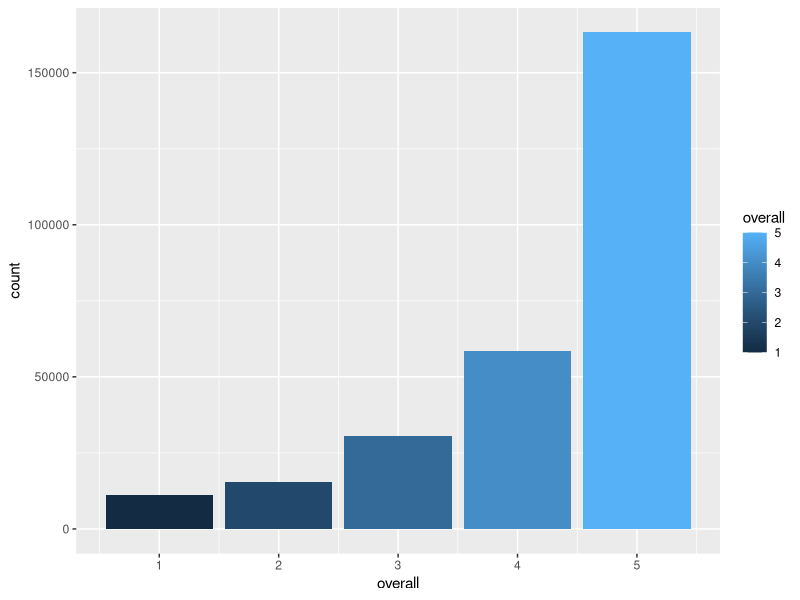
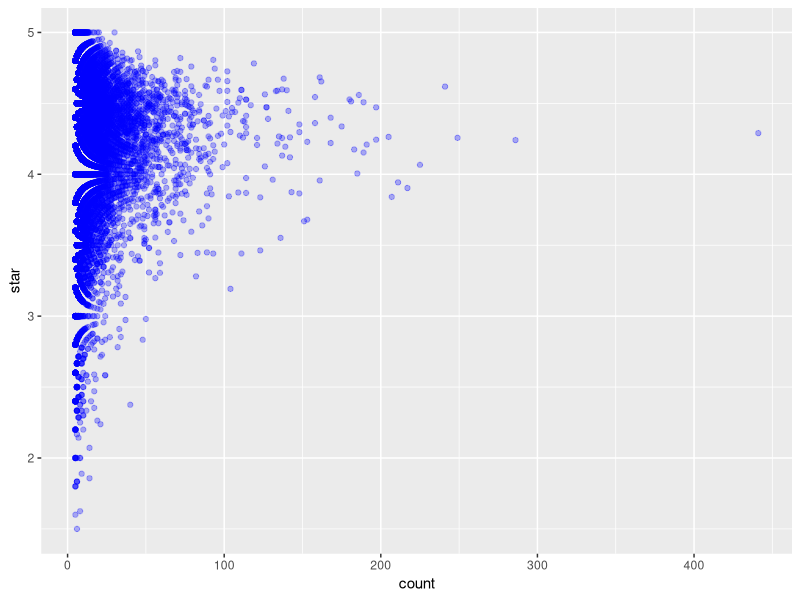
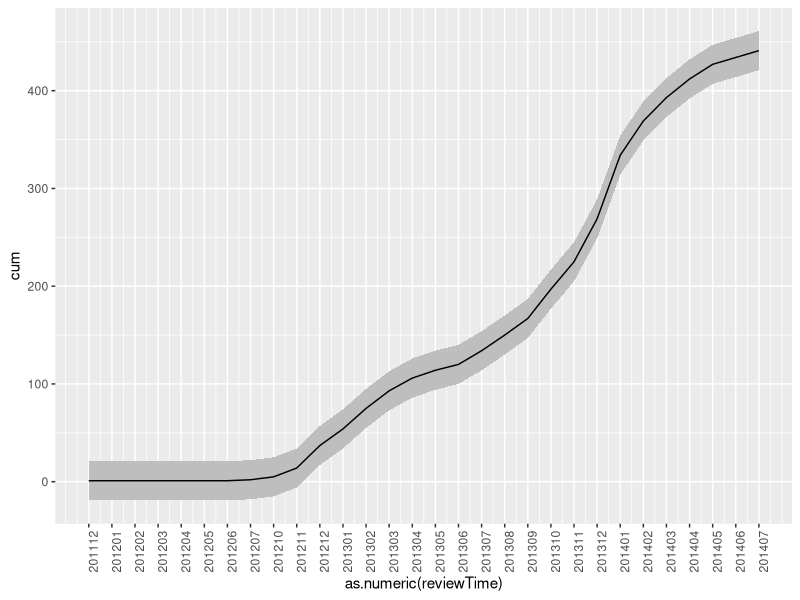

Here is the R script that generated these plots, in order:
## ---- chunk 1
      sc <- read.csv("overall_numberofreviews.csv", stringsAsFactors = FALSE)
## ---- chunk 2
      library(ggplot2)
      h1 <- ggplot(sc, aes(x = overall, y = count, fill = overall))  
      h1 <- h1 + geom_bar(position = "stack", stat = "identity") 
      h1 <- h1 + labs(list(title = "Star Category Distribution for Reviews", 
           x = "Star Category", y = "Number of Reviews", fill = "Star Category"))
      h1
## ---- chunk 3
      prs <- read.csv("product_review_star.csv", stringsAsFactors = FALSE)
## ---- chunk 4
    h2 <- ggplot(prs, aes(x = count, y = star))
    h2 <- h2 + geom_point(col = "blue", alpha = 0.3) 
    h2 <- h2 + labs(list(title = "The Number of Reviews vs Averaged Stars", 
          x = "Number of Reviews", y = "Averaged Stars"))
    h2
## ---- chunk 5
    df <- read.csv("df.csv", colClasses = c("factor", "integer", "integer"))
    h3 <- ggplot(df, aes(as.numeric(reviewTime))) 
    h3 <- h3 + geom_ribbon(aes(x = as.numeric(reviewTime), 
          ymin = cum - 20, ymax = cum + 20), fill = "grey")  
    h3 <- h3 + geom_line(aes(y = cum),group = 1) 
    h3 <- h3 + scale_x_continuous(breaks = 1:30, labels = levels(df$reviewTime)) 
    h3 <- h3 + theme(axis.text.x = element_text(angle = 90, hjust = 1))
    h3 <- h3 + labs(list(title = "The Accumulated Number of Reviews Changing Over Time", 
          x = "Review Time", y = "The Accumulated Number of Reviews"))
    h3
